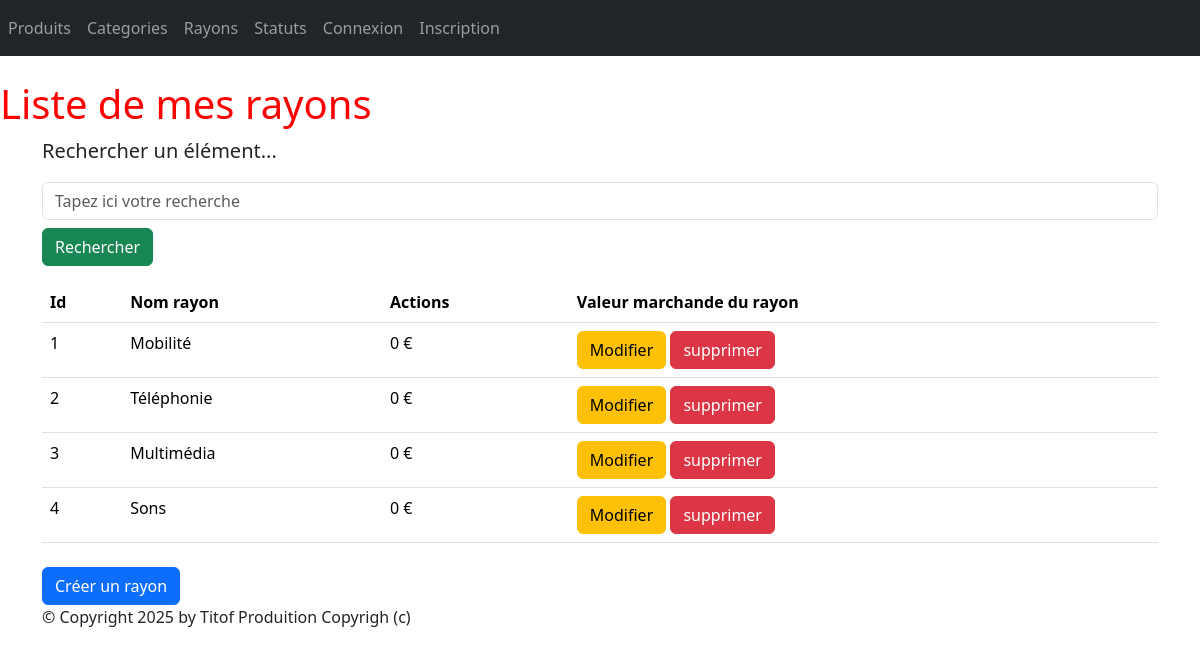
The page /monApp/rayons/ on the database as committed earlier.
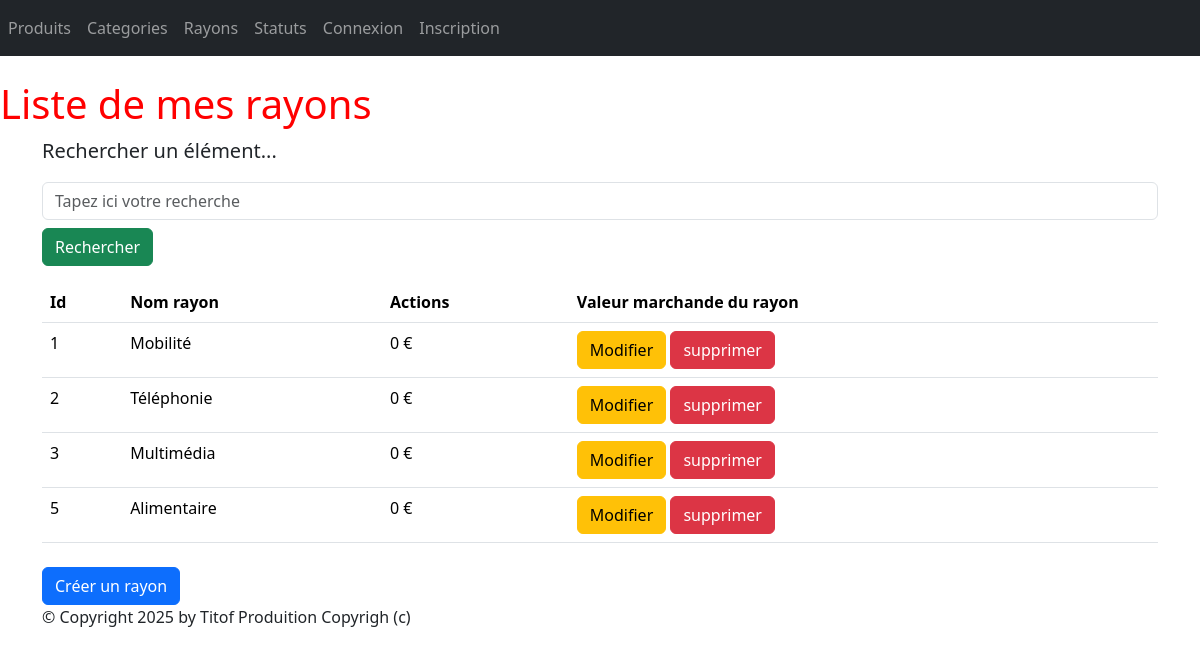
The same page on the database as committed later.
### monApp/models.py (models this page shows, shortened)
class Rayon(models.Model):
    idRayon = models.AutoField(primary_key=True)
    nomRayon = models.CharField(max_length=100)

### monApp/views.py (the view)
# urls.py: path("rayons/", views.RayonListView.as_view(), name="lst_rayons"),
class RayonListView(ListView):
    model = Rayon
    template_name = "monApp/Read/list/rayons.html"
    context_object_name = "rayons"
    def get_queryset(self):
        query = self.request.GET.get('search')
        if query:
            return Rayon.objects.prefetch_related(
                    Prefetch("contenir_rayon", queryset=Contenir.objects.select_related("produit"))
                    ).filter(nomRayon__icontains=query)
        return Rayon.objects.prefetch_related(
        Prefetch("contenir_rayon", queryset=Contenir.objects.select_related("produit"))
        )
    def get_context_data(self, **kwargs):
        context = super(RayonListView, self).get_context_data(**kwargs)
        context['titremenu'] = "Liste de mes rayons"
        ryns_dt = []
        for rayon in context['rayons']:
            total = 0
            for contenir in rayon.contenir_rayon.all():
                total += contenir.produit.prixUnitaireProd * contenir.Qte
            ryns_dt.append({'rayon': rayon,'total_stock': total})
            context['rayons_dt'] = ryns_dt
        return context

### monApp/templates/monApp/Read/list/rayons.html
{% extends 'monApp/base.html' %}
{% block menu %}
<h1>{{titremenu}}</h1>
{% endblock %}
{% block contenu %}
<p class="lead mb-3 ml-0">Rechercher un élément...</p>
<form method="GET" action="" class="mb-3">
<input class="form-control" type="text" name="search" placeholder="Tapez ici votre recherche"
value="{{ request.GET.search }}">
<button type="submit" class="btn btn-success mt-2">Rechercher</button>
</form>
<table class="table">
    <thead>
        <th>Id</th>
        <th>Nom rayon</th>
        <th>Actions</th>
        <th>Valeur marchande du rayon</th>
    </thead>
    <tbody>
        {% for data in rayons_dt %}
        <tr>
            <td onclick="window.location.href='{% url 'dtl_rayon' data.rayon.idRayon %}';" style="cursor:pointer;">{{ data.rayon.idRayon }} </td>
            <td onclick="window.location.href='{% url 'dtl_rayon' data.rayon.idRayon %}';" style="cursor:pointer;">{{ data.rayon.nomRayon }} </td>
            <td onclick="window.location.href='{% url 'dtl_rayon' data.rayon.idRayon %}';" style="cursor:pointer;">{{ data.total_stock }} €</td>
            <td>
                <button onclick="window.location.href='{% url 'rayon_chng' data.rayon.idRayon %}';" class="btn btn-warning">Modifier</button>
                <button onclick="window.location.href='{% url 'dlt_rayon' data.rayon.idRayon %}';" class="btn btn-danger">supprimer</button>
            </td>
        </tr>
        {% endfor %}
    </tbody>
</table>
<button onclick="window.location.href='{% url 'crt_rayon' %}';" class="btn btn-primary mt-2">Créer un rayon</button>
{% endblock %}

Rows that differ between the two databases and show on the page:
removed Rayon: rayon.idRayon "4", rayon.nomRayon "Sons", total_stock "0"
added Rayon: rayon.idRayon "5", rayon.nomRayon "Alimentaire", total_stock "0"
